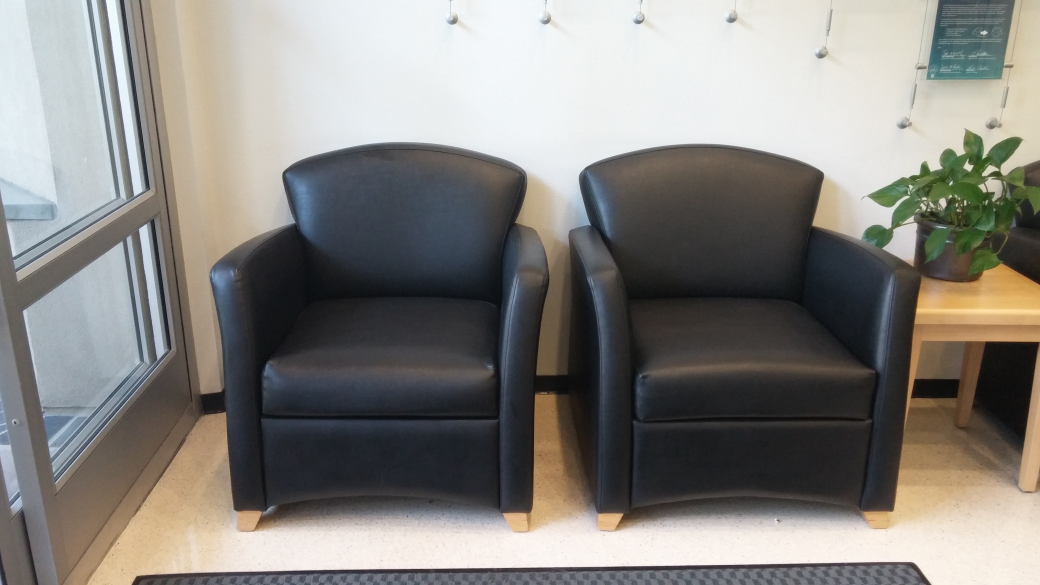
#> input picture 2.22.6.240515/examples/Models/InceptionV3/data/chairs.jpg, 4160 x 2340 px (shown at 1/4 size)
$ python create_VGG_raws.py --dest out.png --img_folder ../../InceptionV3/data
#> lines starting #> are read from the running program, lines starting #| are printed output that depends on the picture
#!/usr/bin/python3
#==============================================================================
#
#  Copyright (c) 2021 Qualcomm Technologies, Inc.
#  All Rights Reserved.
#  Confidential and Proprietary - Qualcomm Technologies, Inc.
#
#==============================================================================

import argparse
import numpy as np
import os

from PIL import Image

CROPPED_SIZE = 224

def __get_img_raw(img_filepath):
    img_filepath = os.path.abspath(img_filepath)
    img = Image.open(img_filepath)
    img_ndarray = np.array(img) # read it
    if len(img_ndarray.shape) != 3:
        raise RuntimeError('Image shape' + str(img_ndarray.shape))
    if (img_ndarray.shape[2] != 3):
        raise RuntimeError('Require image with rgb but channel is %d' % img_ndarray.shape[2])
    # reverse last dimension: rgb -> bgr
    return img_ndarray

def __create_raw_vgg(img_filepath):
    img_raw = __get_img_raw(img_filepath)
    if img_raw.shape[2] != 3:
        raise RuntimeError('Require image with rgb but channel is %d' % img_raw.shape[2])
    img_raw = np.transpose(img_raw, (2, 0, 1))
    img_raw = (img_raw - img_raw.min())/(img_raw.max()-img_raw.min())
    mean_rgb = [0.485, 0.456, 0.406] # RGB mean value
    std_rgb =  [0.229, 0.224, 0.225] # RGB std value
    mean = np.empty(img_raw.shape)
    std  = np.empty(img_raw.shape)
    norm = np.empty(img_raw.shape)
    for i in range(len(img_raw)):
        mean[i].fill(mean_rgb[i])
        std[i].fill(std_rgb[i])
        norm[i] = (img_raw[i] - mean[i]) /std[i]
    snpe_raw = np.transpose(norm, (1, 2, 0))
    snpe_raw = snpe_raw.astype('float32')

    img_filepath = os.path.abspath(img_filepath)
    filename, ext = os.path.splitext(img_filepath)
    snpe_raw_filename = filename
    snpe_raw_filename += '.raw'
    snpe_raw.tofile(snpe_raw_filename)
    return 0

def __resize_square_to_jpg(src, dst):
    src_img = Image.open(src)
#> src_img is the input picture: PIL image 4160x2340 RGB; mean R, G, B 134.5, 131.9, 127.5
    # If black and white image, convert to rgb (all 3 channels the same)
    if len(np.shape(src_img)) == 2: src_img = src_img.convert(mode = 'RGB')
    src_img = src_img.resize((256, 256),resample=Image.BILINEAR)
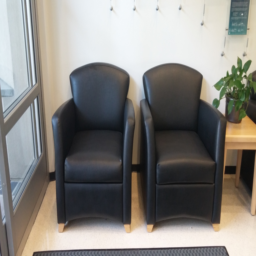
#> src_img: PIL image 256x256 RGB; mean R, G, B 134.5, 131.9, 127.5
    # center crop to 224x224
    width, height = src_img.size
#> width = 256; height = 256
    short_dim = CROPPED_SIZE
    crop_coord = (
        (width  - short_dim) / 2,
        (height - short_dim) / 2,
        (width  + short_dim) / 2,
        (height + short_dim) / 2
    )
#> crop_coord = (16, 16, 240, 240)
    dst_img = src_img.crop(crop_coord)
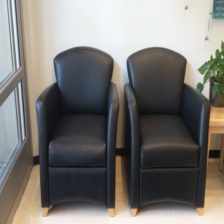
#> dst_img: PIL image 224x224 RGB; mean R, G, B 122.7, 120.1, 116.4
    dst_img.save(dst)
    return 0

def convert_img(src,dest):
    print("Converting images for VGG network.")

    print("Scaling to square: " + src)
    for root,dirs,files in os.walk(src):
        for jpgs in files:
            src_image=os.path.join(root, jpgs)
            if('.jpg' in src_image):
                print(src_image)
                dest_image = os.path.join(dest, jpgs)
                __resize_square_to_jpg(src_image,dest_image)

    print("Image mean: " + dest)
    for root,dirs,files in os.walk(dest):
        for jpgs in files:
            src_image=os.path.join(root, jpgs)
            if('.jpg' in src_image):
                print(src_image)
                __create_raw_vgg(src_image)

def main():
    parser = argparse.ArgumentParser(description="Convert a jpg",formatter_class=argparse.ArgumentDefaultsHelpFormatter)
    parser.add_argument('-d', '--dest',type=str, required=True)
    parser.add_argument('-i','--img_folder',type=str, required=True)

    args = parser.parse_args()

    src = os.path.abspath(args.img_folder)
    dest = os.path.abspath(args.dest)

    convert_img(src,dest)
    print("Preprocessed successfully!" )


if __name__ == '__main__':
    exit(main())
#> (the program exits here)
